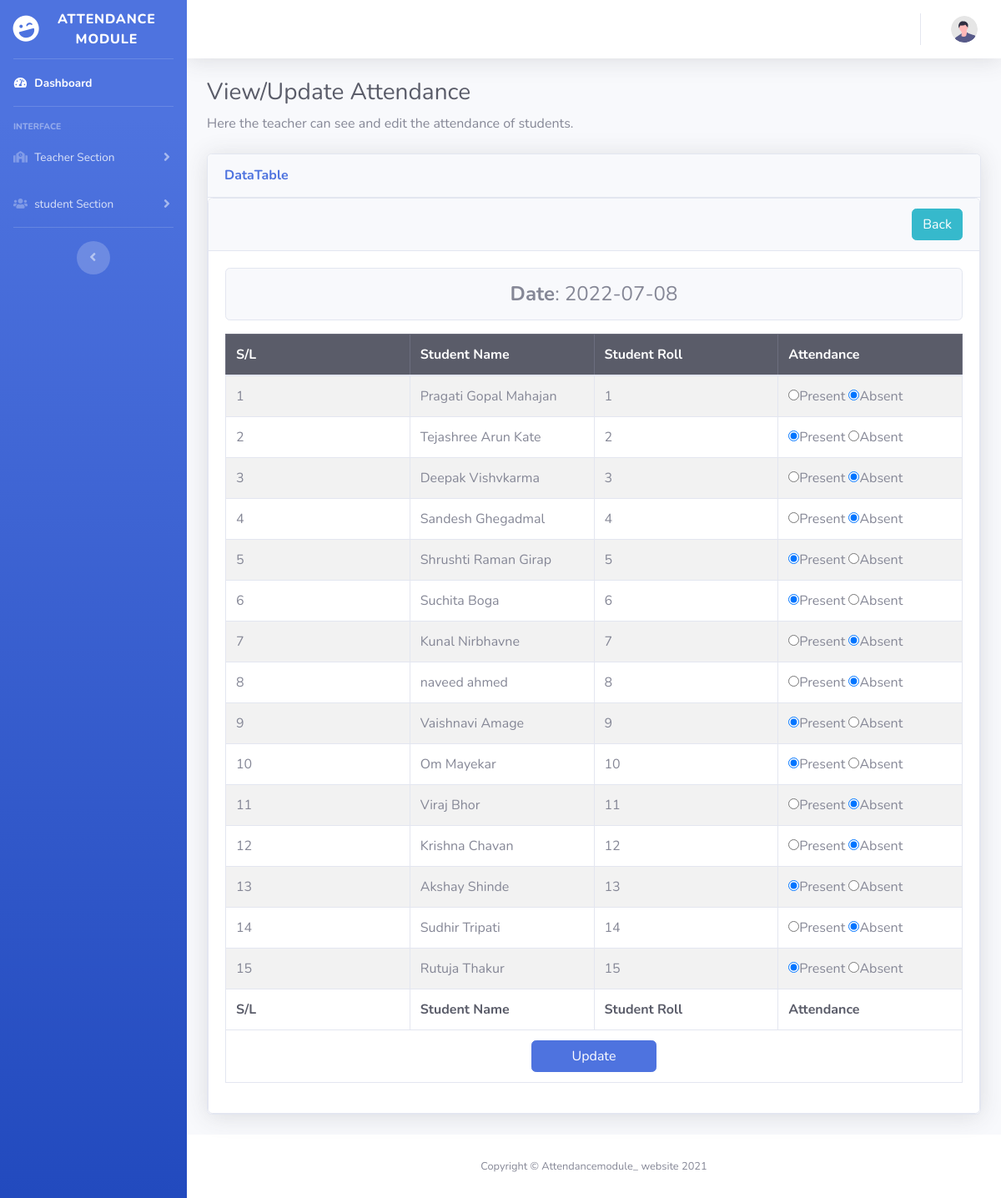
The app's page /student_view.php?dt=2022-07-08 with its own data.
### tables this page shows
CREATE TABLE `tbl_student` (
  `id` int(11) NOT NULL,
  `name` varchar(255) NOT NULL,
  `roll` int(11) NOT NULL,
  `branch` varchar(255) NOT NULL,
  `division` varchar(255) NOT NULL,
  `city` varchar(255) NOT NULL
);

CREATE TABLE `tbl_attendance` (
  `id` int(11) NOT NULL,
  `roll` int(11) NOT NULL,
  `attend` varchar(255) NOT NULL,
  `att_time` date NOT NULL
);

### lib/Database.php (called while the page is built, shortened)
<?php
Class Database{
 public $host   = DB_HOST;
 public $user   = DB_USER;
 public $pass   = DB_PASS;
 public $dbname = DB_NAME;
 public $link;
private function connectDB(){
   $this->link = new mysqli($this->host, $this->user, $this->pass,
      $this->dbname);
   }
  public function select($query){
    $result = $this->link->query($query) or
       die($this->link->error.__LINE__);
      if($result->num_rows > 0){
        return $result;
      } else {
        return false;
      }
   }
}

### classes/Student.php (called while the page is built, shortened)
<?php
	$filepath = realpath(dirname(__FILE__));
	include_once ($filepath.'/../lib/Database.php');
	include_once ($filepath.'/../helpers/Format.php');
?>
<?php
class Student{
	private $db;
	private $fm;
	public function __construct(){
		$this->db = new Database();
		$this->fm = new Format();
	}
	public function getAllData($dt){
		$date = $this->fm->validation($dt);
		$date = mysqli_real_escape_string($this->db->link, $date);
		$query = "SELECT tbl_student.name, tbl_attendance.*
				FROM tbl_student
				INNER JOIN tbl_attendance
				ON tbl_student.roll = tbl_attendance.roll
				WHERE att_time = '$date'";
		$result = $this->db->select($query);
		return $result;
	}
}

### helpers/Format.php (called while the page is built)
<?php
class Format{
   public function validation($data){
      $data = trim($data);
      $data = stripcslashes($data);
      $data = htmlspecialchars($data);
      return $data;
   }
}
?>

### student_view.php (the view, shortened to what this page needs)
<?php
	include "includes/header.php";
	include "includes/navbar.php";
	include "classes/Student.php";
	$stu = new Student();
?>
<?php
	$dt = $_GET['dt'];
?>
<div class="container-fluid">
	<h1 class="h3 mb-2 text-gray-800">View/Update Attendance</h1>
    <p class="mb-4">Here the teacher can see and edit the attendance of students.</p>
	<div class="card shadow mb-4">
        <div class="card-header py-3">
            <h6 class="m-0 font-weight-bold text-primary">DataTable</h6>
        </div>
		<div class="card">
			<div class="card-header">
				<h2>
					<a class="btn btn-info float-right" href="date_view.php">Back</a>
				</h2>
			</div>
			<div class="card-body">
				<div class="card bg-light text-center mb-3">
					<h4 class="m-0 py-3"><strong>Date</strong>: <?php echo $dt; ?></h4>
				</div>
				<form action="" method="post">
					<table class="table table-striped table-bordered">
						<thead class="table-dark">
							<tr>
								<th width="25%">S/L</th>
								<th width="25%">Student Name</th>
								<th width="25%">Student Roll</th>
								<th width="25%">Attendance</th>
							</tr>
						</thead>
<?php
	$getstudent = $stu->getAllData($dt);
	if ($getstudent) {
		$i = 0;
		while ($value = $getstudent->fetch_assoc()) {
			$i++;
?>
							<tr>
								<td><?php echo $i; ?></td>
								<td><?php echo $value['name']; ?></td>
								<td><?php echo $value['roll']; ?></td>
								<td>
									<input type="radio" name="attend[<?php echo $value['roll']; ?>]" value="present" <?php if($value['attend'] == "present") {echo "checked";} ?>>Present
									<input type="radio" name="attend[<?php echo $value['roll']; ?>]" value="absent" <?php if($value['attend'] == "absent") {echo "checked";} ?>>Absent
								</td>
							</tr>
<?php } } ?>
						<tfoot class="text-dark">
							<tr>
								<th width="25%">S/L</th>
								<th width="25%">Student Name</th>
								<th width="25%">Student Roll</th>
								<th width="25%">Attendance</th>
							</tr>
							<tr>
								<td colspan="4" class="text-center">
									<input type="submit" name="submit" class="btn btn-primary px-5" value="Update">
								</td>
							</tr>
						</tfoot>
					</table>
				</form>
			</div>
		</div>
	</div>
</div>
<?php
    include "includes/footer.php";
?>

### records on screen
tbl_student: name "Pragati Gopal Mahajan", tbl_attendance.roll "1"
tbl_attendance: attend "☑"
tbl_student: name "Tejashree Arun Kate", tbl_attendance.roll "2"
tbl_attendance: attend "☑"
tbl_student: name "Deepak Vishvkarma", tbl_attendance.roll "3"
tbl_attendance: attend "☑"
tbl_student: name "Sandesh Ghegadmal", tbl_attendance.roll "4"
tbl_attendance: attend "☑"
tbl_student: name "Shrushti Raman Girap", tbl_attendance.roll "5"
tbl_attendance: attend "☑"
tbl_student: name "Suchita Boga", tbl_attendance.roll "6"
tbl_attendance: attend "☑"
tbl_student: name "Kunal Nirbhavne", tbl_attendance.roll "7"
tbl_attendance: attend "☑"
tbl_student: name "naveed ahmed", tbl_attendance.roll "8"
tbl_attendance: attend "☑"
tbl_student: name "Vaishnavi Amage", tbl_attendance.roll "9"
tbl_attendance: attend "☑"
tbl_student: name "Om Mayekar", tbl_attendance.roll "10"
tbl_attendance: attend "☑"
tbl_student: name "Viraj Bhor", tbl_attendance.roll "11"
tbl_attendance: attend "☑"
tbl_student: name "Krishna Chavan", tbl_attendance.roll "12"
tbl_attendance: attend "☑"
tbl_student: name "Akshay Shinde", tbl_attendance.roll "13"
tbl_attendance: attend "☑"
tbl_student: name "Sudhir Tripati", tbl_attendance.roll "14"
tbl_attendance: attend "☑"
tbl_student: name "Rutuja Thakur", tbl_attendance.roll "15"
tbl_attendance: attend "☑"

### other values on screen
$dt "2022-07-08"
